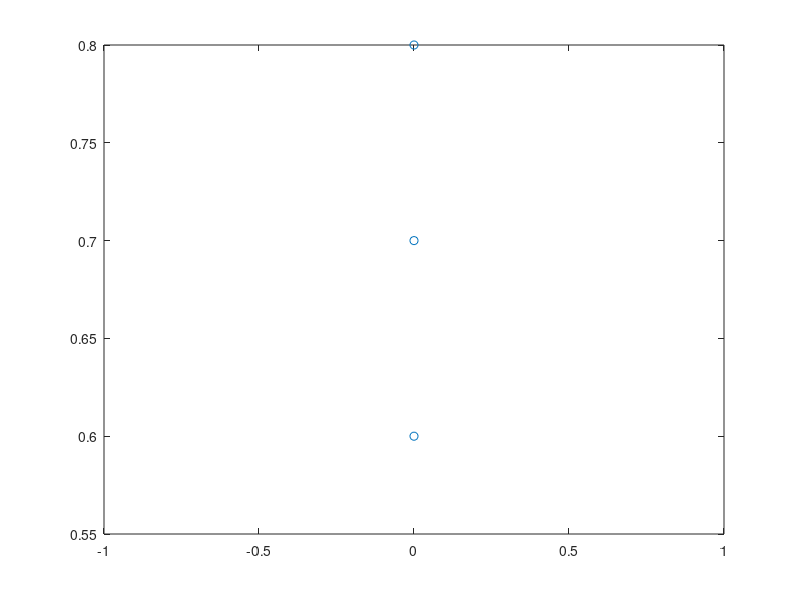

Source code (MATLAB): (Note: this script raises an error after producing the figure.)
x = [0 0 0];
y = [.8 .7 .6];
p = [1 2 3];
labels = {};

plot(x,y,'o')
text(x,y,labels,'VerticalAlignment','bottom','HorizontalAlignment','right')